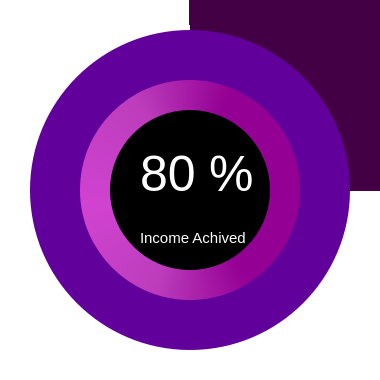
    <widget class="QFrame" name="frame_2">
     <property name="geometry">
      <rect>
       <x>910</x>
       <y>230</y>
       <width>380</width>
       <height>380</height>
      </rect>
     </property>
     <property name="styleSheet">
      <string notr="true">QFrame{
border-radius:190px;
background-color: qconicalgradient(cx:0.5, cy:0.5, angle:90, stop:0.749 rgba(85, 0, 255, 0), stop:0.75 rgb(68, 0, 68));
}</string>
     </property>
     <property name="frameShape">
      <enum>QFrame::NoFrame</enum>
     </property>
     <property name="frameShadow">
      <enum>QFrame::Raised</enum>
     </property>
     <widget class="QWidget" name="widget_2" native="true">
      <property name="geometry">
       <rect>
        <x>30</x>
        <y>30</y>
        <width>320</width>
        <height>320</height>
       </rect>
      </property>
      <property name="styleSheet">
       <string notr="true">background-color:rgb(98, 0, 155);
border-radius:160px</string>
      </property>
      <widget class="QWidget" name="widget_3" native="true">
       <property name="geometry">
        <rect>
         <x>50</x>
         <y>50</y>
         <width>220</width>
         <height>220</height>
        </rect>
       </property>
       <property name="styleSheet">
        <string notr="true">background-color:qconicalgradient(cx:0.5, cy:0.5, angle:0, stop:0.188383 rgba(148, 0, 148, 255), stop:0.333922 rgba(188, 61, 188, 255), stop:0.529042 rgba(208, 67, 208, 255), stop:0.694346 rgba(188, 61, 188, 255), stop:0.841444 rgba(148, 0, 148, 255));
border-radius:110px</string>
       </property>
       <widget class="QWidget" name="widget_4" native="true">
        <property name="geometry">
         <rect>
          <x>30</x>
          <y>30</y>
          <width>160</width>
          <height>160</height>
         </rect>
        </property>
        <property name="styleSheet">
         <string notr="true">background-color:black;
border-radius:80px</string>
        </property>
        <widget class="QLabel" name="label_4">
         <property name="geometry">
          <rect>
           <x>30</x>
           <y>100</y>
           <width>111</width>
           <height>55</height>
          </rect>
         </property>
         <property name="styleSheet">
          <string notr="true">color:white;
font: 15px;
background-color:rgba(255, 255, 255, 0);</string>
         </property>
         <property name="text">
          <string>Income Achived</string>
         </property>
         <property name="wordWrap">
          <bool>false</bool>
         </property>
        </widget>
        <widget class="QWidget" name="widget_19" native="true">
         <property name="geometry">
          <rect>
           <x>30</x>
           <y>20</y>
           <width>141</width>
           <height>111</height>
          </rect>
         </property>
         <property name="styleSheet">
          <string notr="true">background-color: rgba(255, 255, 255, 0);</string>
         </property>
         <widget class="QWidget" name="horizontalLayoutWidget_3">
          <property name="geometry">
           <rect>
            <x>0</x>
            <y>0</y>
            <width>131</width>
            <height>87</height>
           </rect>
          </property>
          <layout class="QHBoxLayout" name="horizontalLayout_3">
           <item>
            <widget class="QLabel" name="Finential_statistic1_2">
             <property name="styleSheet">
              <string notr="true">color:white;
background-color: rgba(255, 255, 255, 0);
font: 50px;</string>
             </property>
             <property name="text">
              <string>80</string>
             </property>
             <property name="wordWrap">
              <bool>true</bool>
             </property>
            </widget>
           </item>
           <item>
            <widget class="QLabel" name="Finential_statistic1_3">
             <property name="styleSheet">
              <string notr="true">color:white;
font: 50px;
background-color:rgba(255, 255, 255, 0);</string>
             </property>
             <property name="text">
              <string>%</string>
             </property>
             <property name="wordWrap">
              <bool>true</bool>
             </property>
            </widget>
           </item>
          </layout>
         </widget>
        </widget>
       </widget>
      </widget>
     </widget>
    </widget>
